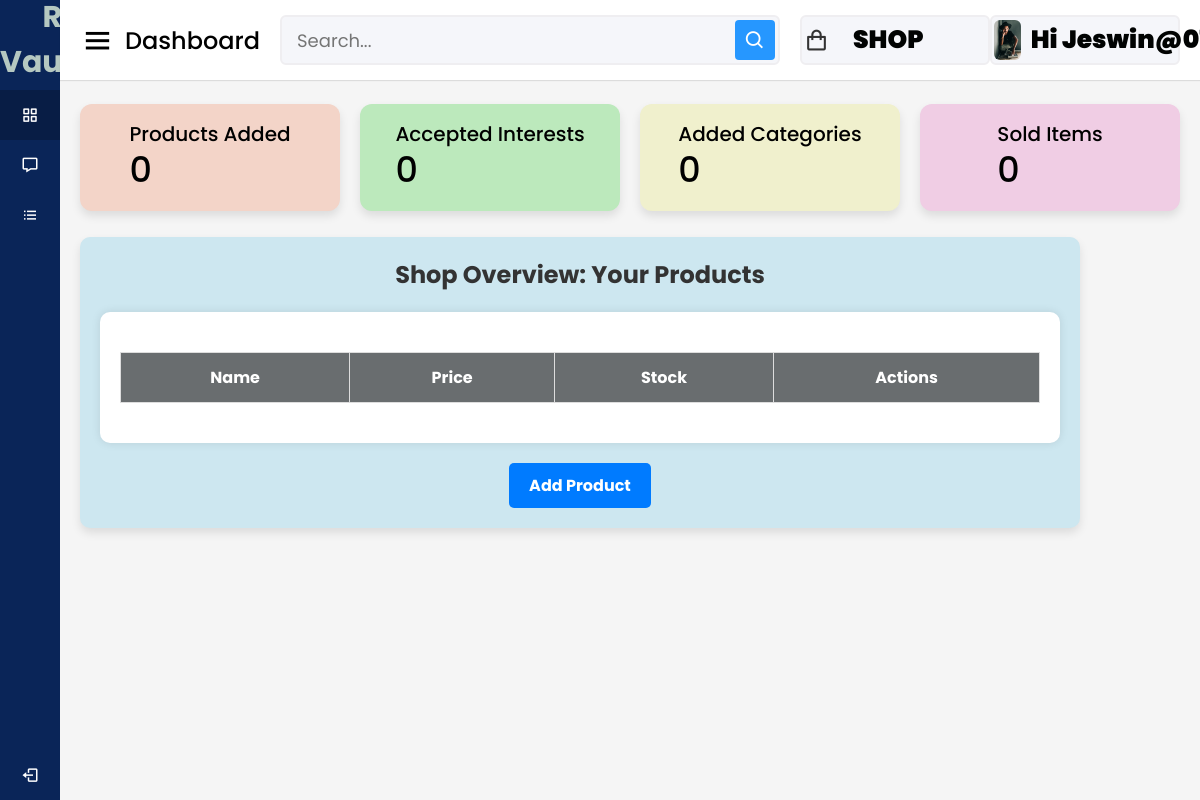
The page /artist/artist_shop/ (signed in) on the database as committed earlier.
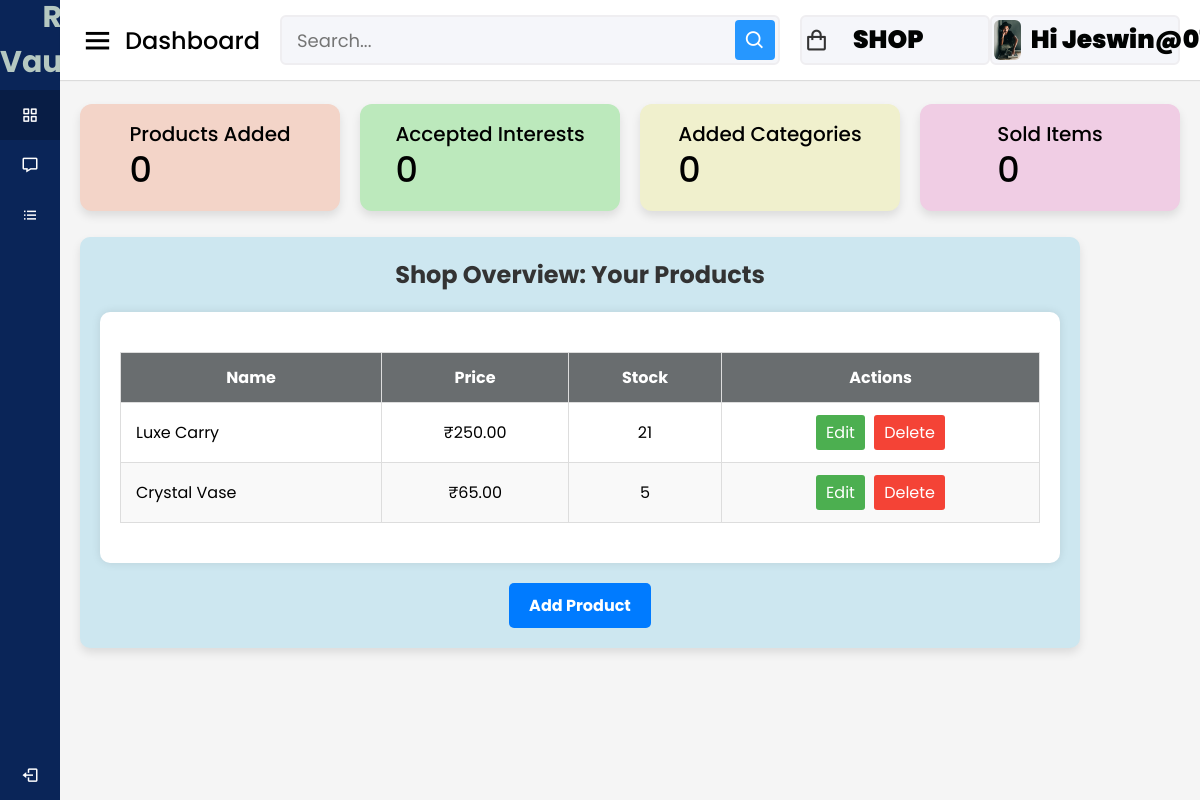
The same page on the database as committed later.
### artist/models.py (models this page shows, shortened)
class Product(models.Model):
    artist = models.ForeignKey('accounts.Artist', on_delete=models.CASCADE)
    slug = models.SlugField(max_length=255, unique=True, null=True, blank=True)
    name = models.CharField(max_length=255)
    description = models.TextField()
    price = models.DecimalField(max_digits=10, decimal_places=2)
    image = models.ImageField(upload_to='picture/artist/products')
    stock = models.PositiveIntegerField(null=True)
    is_available=models.BooleanField(default=True)
    categories = models.ManyToManyField(Category, blank=True)

### artist/views.py (the view)
# urls.py: path('artist_shop/',views.artist_shop,name='artist_shop'),
@login_required
@never_cache
def artist_shop(request):
    if not hasattr(request.user, 'artist'):
        return HttpResponseForbidden("You are not allowed to access this page.")
    artist=request.user.artist
    products=Product.objects.filter(artist=artist)
    context={
        'products':products,
        'artist':artist,
    }
    return render(request, 'artist/shop_overview.html',context)

### category/context_processors.py (called while the page is built)
def menu_links(request):
    links = Category.objects.all()
    return dict(links=links)

### template/artist/shop_overview.html (shortened to what the changed rows need)
{% load static %}
<!DOCTYPE html>
<html lang="en" dir="ltr">
<head>
  <link rel="stylesheet" href="{% static 'assets/css/styles.css' %}">
  <link href='https://unpkg.com/boxicons@2.0.7/css/boxicons.min.css' rel='stylesheet'>
</head>
<body>
  <section class="home-section">
    <div class="home-content">
      <div class="sales-boxes">
        <div class="recent-sales box" style="background-color: #cde7f0; padding: 20px; border-radius: 10px; width: 100%; max-width: 1000px;">
          <div class="table-container">
            <table class="table">
              <thead>
                <tr>
                  <th>Name</th>
                  <th>Price</th>
                  <th>Stock</th>
                  <th>Actions</th>
                </tr>
              </thead>
              <tbody>
                {% for product in products %}
                <tr>
                  <td>{{ product.name }}</td>
                  <td>₹{{ product.price }}</td>
                  <td>{{ product.stock }}</td>
                  <td>
                    <a href="{% url 'edit_product' product.id %}" style="display: inline-block; padding: 5px 10px; background-color: #4CAF50; color: white; text-decoration: none; border-radius: 3px; margin-right: 5px;">Edit</a>
                    <a href="" style="display: inline-block; padding: 5px 10px; background-color: #f44336; color: white; text-decoration: none; border-radius: 3px;">Delete</a>
                  </td>
                </tr>
                {% endfor %}
              </tbody>
            </table>
          </div>
        </div>
      </div>

Rows that differ between the two databases and show on the page:
now on this page (row edited): Product: name "Luxe Carry", price "250.00", stock "21"
now on this page (row edited): Product: name "Crystal Vase", price "65.00", stock "5"
